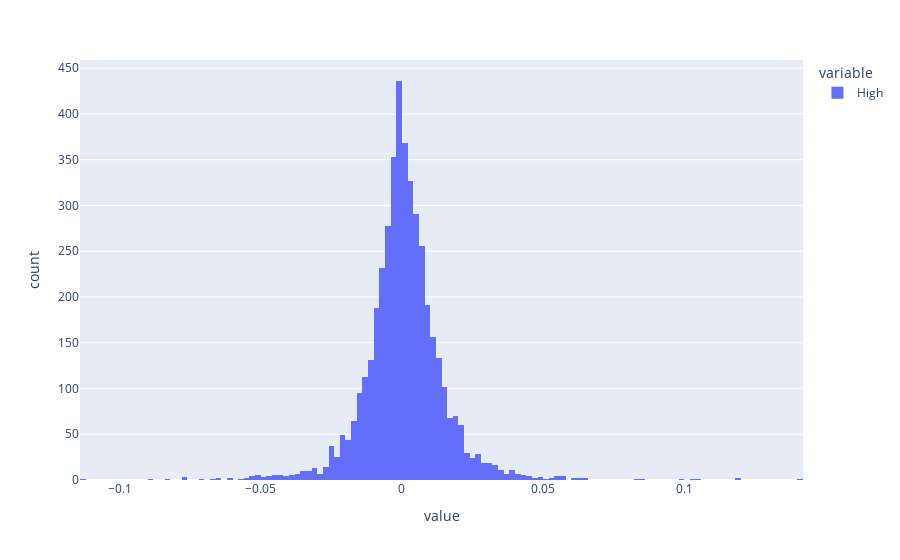

The cell this chart's notebook holds for it:
### Code cell
df.High.hist(bins=200)

### Figure 1 — Plotly figure (JSON) as saved in the notebook; plotly's stock layout.template omitted (floating-point values rounded to 4 significant figures; data arrays with more than 128 entries replaced by an {"elided": "..."} marker saying what was removed)
{"data": [{"alignmentgroup": "True", "bingroup": "x", "hovertemplate": "variable=High<br>value=%{x}<br>count=%{y}<extra></extra>", "legendgroup": "High", "marker": {"color": "#636efa", "pattern": {"shape": ""}}, "name": "High", "offsetgroup": "High", "orientation": "v", "showlegend": true, "type": "histogram", "x": {"elided": "4391 float values"}, "xaxis": "x", "yaxis": "y"}], "layout": {"barmode": "relative", "legend": {"title": {"text": "variable"}, "tracegroupgap": 0}, "margin": {"t": 60}, "xaxis": {"anchor": "y", "domain": [0, 1], "title": {"text": "value"}}, "yaxis": {"anchor": "x", "domain": [0, 1], "title": {"text": "count"}}}}
